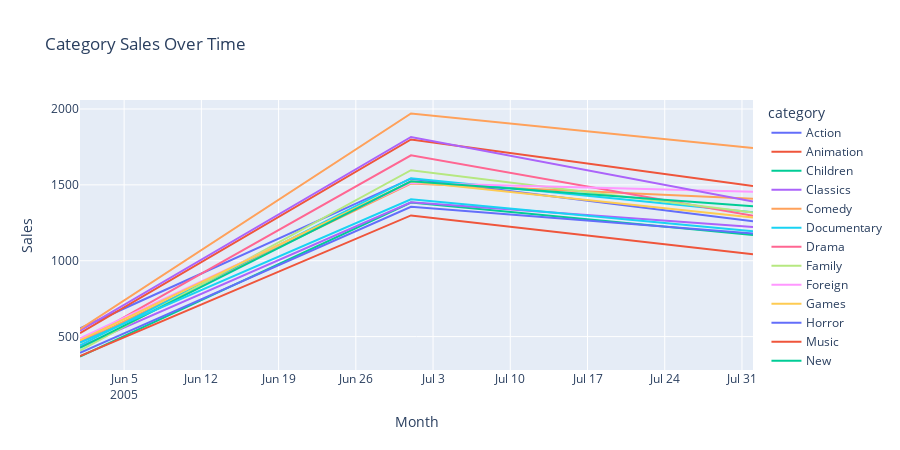

Notebook code cell kept with this figure:
### Code cell
category_by_date = df.groupby(["year_month", "category"])["revenue"].sum().reset_index()

category_sales = category_by_date.pivot(
    index="year_month",
    columns="category",
    values="revenue"
)
fig = px.line(
    category_sales,
    x=category_sales.index,
    y=category_sales.values if category_sales.ndim == 1 else category_sales.columns,
    title="Category Sales Over Time"
)
fig.update_layout(width=900,height=450,xaxis_title="Month",yaxis_title="Sales")
fig.show()

### Figure 1 — Plotly figure (JSON) as saved in the notebook; plotly's stock layout.template omitted (floating-point values rounded to 4 significant figures)
{"data": [{"hovertemplate": "category=Action<br>year_month=%{x}<br>value=%{y}<extra></extra>", "legendgroup": "Action", "line": {"color": "#636efa", "dash": "solid"}, "marker": {"symbol": "circle"}, "mode": "lines", "name": "Action", "orientation": "v", "showlegend": true, "type": "scatter", "x": ["2005-06", "2005-07", "2005-08"], "xaxis": "x", "y": [553.6, 1541.0, 1260.0], "yaxis": "y"}, {"hovertemplate": "category=Animation<br>year_month=%{x}<br>value=%{y}<extra></extra>", "legendgroup": "Animation", "line": {"color": "#EF553B", "dash": "solid"}, "marker": {"symbol": "circle"}, "mode": "lines", "name": "Animation", "orientation": "v", "showlegend": true, "type": "scatter", "x": ["2005-06", "2005-07", "2005-08"], "xaxis": "x", "y": [522.6, 1799.0, 1493.0], "yaxis": "y"}, {"hovertemplate": "category=Children<br>year_month=%{x}<br>value=%{y}<extra></extra>", "legendgroup": "Children", "line": {"color": "#00cc96", "dash": "solid"}, "marker": {"symbol": "circle"}, "mode": "lines", "name": "Children", "orientation": "v", "showlegend": true, "type": "scatter", "x": ["2005-06", "2005-07", "2005-08"], "xaxis": "x", "y": [368.9, 1383.0, 1170.0], "yaxis": "y"}, {"hovertemplate": "category=Classics<br>year_month=%{x}<br>value=%{y}<extra></extra>", "legendgroup": "Classics", "line": {"color": "#ab63fa", "dash": "solid"}, "marker": {"symbol": "circle"}, "mode": "lines", "name": "Classics", "orientation": "v", "showlegend": true, "type": "scatter", "x": ["2005-06", "2005-07", "2005-08"], "xaxis": "x", "y": [432.8, 1385.0, 1222.0], "yaxis": "y"}, {"hovertemplate": "category=Comedy<br>year_month=%{x}<br>value=%{y}<extra></extra>", "legendgroup": "Comedy", "line": {"color": "#FFA15A", "dash": "solid"}, "marker": {"symbol": "circle"}, "mode": "lines", "name": "Comedy", "orientation": "v", "showlegend": true, "type": "scatter", "x": ["2005-06", "2005-07", "2005-08"], "xaxis": "x", "y": [460.9, 1508.0, 1409.0], "yaxis": "y"}, {"hovertemplate": "category=Documentary<br>year_month=%{x}<br>value=%{y}<extra></extra>", "legendgroup": "Documentary", "line": {"color": "#19d3f3", "dash": "solid"}, "marker": {"symbol": "circle"}, "mode": "lines", "name": "Documentary", "orientation": "v", "showlegend": true, "type": "scatter", "x": ["2005-06", "2005-07", "2005-08"], "xaxis": "x", "y": [442.7, 1544.0, 1320.0], "yaxis": "y"}, {"hovertemplate": "category=Drama<br>year_month=%{x}<br>value=%{y}<extra></extra>", "legendgroup": "Drama", "line": {"color": "#FF6692", "dash": "solid"}, "marker": {"symbol": "circle"}, "mode": "lines", "name": "Drama", "orientation": "v", "showlegend": true, "type": "scatter", "x": ["2005-06", "2005-07", "2005-08"], "xaxis": "x", "y": [463.8, 1695.0, 1296.0], "yaxis": "y"}, {"hovertemplate": "category=Family<br>year_month=%{x}<br>value=%{y}<extra></extra>", "legendgroup": "Family", "line": {"color": "#B6E880", "dash": "solid"}, "marker": {"symbol": "circle"}, "mode": "lines", "name": "Family", "orientation": "v", "showlegend": true, "type": "scatter", "x": ["2005-06", "2005-07", "2005-08"], "xaxis": "x", "y": [407.8, 1597.0, 1317.0], "yaxis": "y"}, {"hovertemplate": "category=Foreign<br>year_month=%{x}<br>value=%{y}<extra></extra>", "legendgroup": "Foreign", "line": {"color": "#FF97FF", "dash": "solid"}, "marker": {"symbol": "circle"}, "mode": "lines", "name": "Foreign", "orientation": "v", "showlegend": true, "type": "scatter", "x": ["2005-06", "2005-07", "2005-08"], "xaxis": "x", "y": [488.7, 1513.0, 1454.0], "yaxis": "y"}, {"hovertemplate": "category=Games<br>year_month=%{x}<br>value=%{y}<extra></extra>", "legendgroup": "Games", "line": {"color": "#FECB52", "dash": "solid"}, "marker": {"symbol": "circle"}, "mode": "lines", "name": "Games", "orientation": "v", "showlegend": true, "type": "scatter", "x": ["2005-06", "2005-07", "2005-08"], "xaxis": "x", "y": [474.8, 1521.0, 1285.0], "yaxis": "y"}, {"hovertemplate": "category=Horror<br>year_month=%{x}<br>value=%{y}<extra></extra>", "legendgroup": "Horror", "line": {"color": "#636efa", "dash": "solid"}, "marker": {"symbol": "circle"}, "mode": "lines", "name": "Horror", "orientation": "v", "showlegend": true, "type": "scatter", "x": ["2005-06", "2005-07", "2005-08"], "xaxis": "x", "y": [393.1, 1356.0, 1180.0], "yaxis": "y"}, {"hovertemplate": "category=Music<br>year_month=%{x}<br>value=%{y}<extra></extra>", "legendgroup": "Music", "line": {"color": "#EF553B", "dash": "solid"}, "marker": {"symbol": "circle"}, "mode": "lines", "name": "Music", "orientation": "v", "showlegend": true, "type": "scatter", "x": ["2005-06", "2005-07", "2005-08"], "xaxis": "x", "y": [370.9, 1299.0, 1042.0], "yaxis": "y"}, {"hovertemplate": "category=New<br>year_month=%{x}<br>value=%{y}<extra></extra>", "legendgroup": "New", "line": {"color": "#00cc96", "dash": "solid"}, "marker": {"symbol": "circle"}, "mode": "lines", "name": "New", "orientation": "v", "showlegend": true, "type": "scatter", "x": ["2005-06", "2005-07", "2005-08"], "xaxis": "x", "y": [425.9, 1523.0, 1360.0], "yaxis": "y"}, {"hovertemplate": "category=Sci-Fi<br>year_month=%{x}<br>value=%{y}<extra></extra>", "legendgroup": "Sci-Fi", "line": {"color": "#ab63fa", "dash": "solid"}, "marker": {"symbol": "circle"}, "mode": "lines", "name": "Sci-Fi", "orientation": "v", "showlegend": true, "type": "scatter", "x": ["2005-06", "2005-07", "2005-08"], "xaxis": "x", "y": [538.6, 1816.0, 1390.0], "yaxis": "y"}, {"hovertemplate": "category=Sports<br>year_month=%{x}<br>value=%{y}<extra></extra>", "legendgroup": "Sports", "line": {"color": "#FFA15A", "dash": "solid"}, "marker": {"symbol": "circle"}, "mode": "lines", "name": "Sports", "orientation": "v", "showlegend": true, "type": "scatter", "x": ["2005-06", "2005-07", "2005-08"], "xaxis": "x", "y": [548.7, 1970.0, 1743.0], "yaxis": "y"}, {"hovertemplate": "category=Travel<br>year_month=%{x}<br>value=%{y}<extra></extra>", "legendgroup": "Travel", "line": {"color": "#19d3f3", "dash": "solid"}, "marker": {"symbol": "circle"}, "mode": "lines", "name": "Travel", "orientation": "v", "showlegend": true, "type": "scatter", "x": ["2005-06", "2005-07", "2005-08"], "xaxis": "x", "y": [459.9, 1405.0, 1195.0], "yaxis": "y"}], "layout": {"height": 450, "legend": {"title": {"text": "category"}, "tracegroupgap": 0}, "title": {"text": "Category Sales Over Time"}, "width": 900, "xaxis": {"anchor": "y", "domain": [0, 1], "title": {"text": "Month"}}, "yaxis": {"anchor": "x", "domain": [0, 1], "title": {"text": "Sales"}}}}
